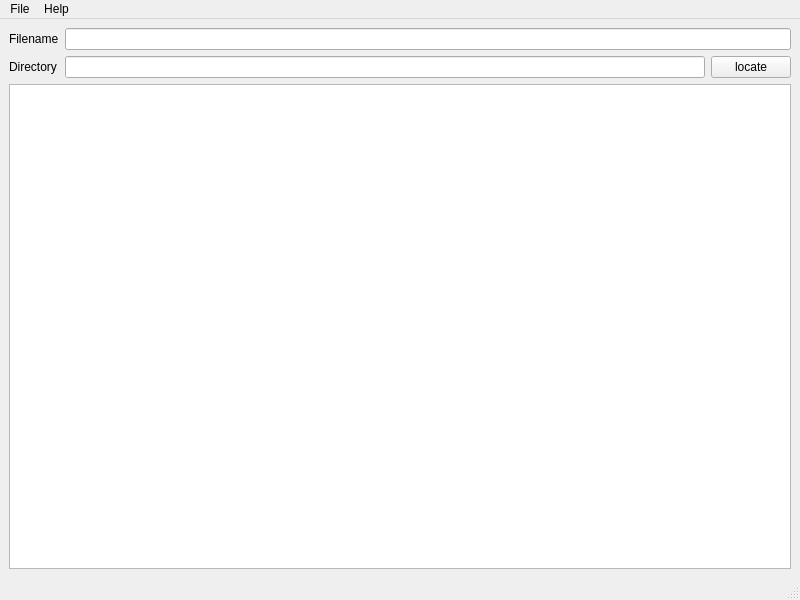
<?xml version="1.0" encoding="UTF-8"?>
<ui version="4.0">
 <class>MainWindow</class>
 <widget class="QMainWindow" name="MainWindow">
  <property name="geometry">
   <rect>
    <x>0</x>
    <y>0</y>
    <width>800</width>
    <height>600</height>
   </rect>
  </property>
  <property name="windowTitle">
   <string>MainWindow</string>
  </property>
  <widget class="QWidget" name="centralwidget">
   <layout class="QGridLayout" name="gridLayout">
    <item row="0" column="0">
     <widget class="QLabel" name="filename_label">
      <property name="text">
       <string>Filename</string>
      </property>
     </widget>
    </item>
    <item row="0" column="1" colspan="2">
     <widget class="QLineEdit" name="filename"/>
    </item>
    <item row="1" column="1">
     <widget class="QLineEdit" name="directory"/>
    </item>
    <item row="1" column="2">
     <widget class="QPushButton" name="locate_button">
      <property name="text">
       <string>locate</string>
      </property>
     </widget>
    </item>
    <item row="1" column="0">
     <widget class="QLabel" name="directory_label">
      <property name="text">
       <string>Directory</string>
      </property>
     </widget>
    </item>
    <item row="2" column="0" colspan="3">
     <widget class="QTextBrowser" name="textBrowser"/>
    </item>
   </layout>
  </widget>
  <widget class="QMenuBar" name="menubar">
   <property name="geometry">
    <rect>
     <x>0</x>
     <y>0</y>
     <width>800</width>
     <height>22</height>
    </rect>
   </property>
   <widget class="QMenu" name="menuFile">
    <property name="title">
     <string>File</string>
    </property>
    <addaction name="actionSave"/>
    <addaction name="actionOpen"/>
    <addaction name="actionNew"/>
   </widget>
   <widget class="QMenu" name="menuHelp">
    <property name="title">
     <string>Help</string>
    </property>
    <addaction name="actionAbout"/>
    <addaction name="actionLicense"/>
    <addaction name="actionReferences"/>
   </widget>
   <addaction name="menuFile"/>
   <addaction name="menuHelp"/>
  </widget>
  <widget class="QStatusBar" name="statusbar"/>
  <action name="actionSave">
   <property name="text">
    <string>Save</string>
   </property>
  </action>
  <action name="actionOpen">
   <property name="text">
    <string>Open</string>
   </property>
  </action>
  <action name="actionNew">
   <property name="text">
    <string>New</string>
   </property>
  </action>
  <action name="actionAbout">
   <property name="text">
    <string>About</string>
   </property>
  </action>
  <action name="actionLicense">
   <property name="text">
    <string>License</string>
   </property>
  </action>
  <action name="actionReferences">
   <property name="text">
    <string>References</string>
   </property>
  </action>
 </widget>
 <resources/>
 <connections/>
</ui>
